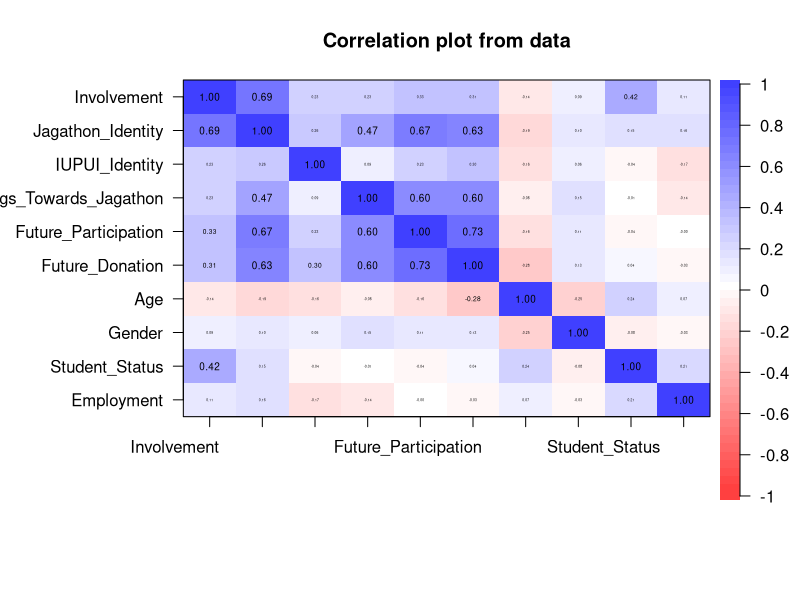
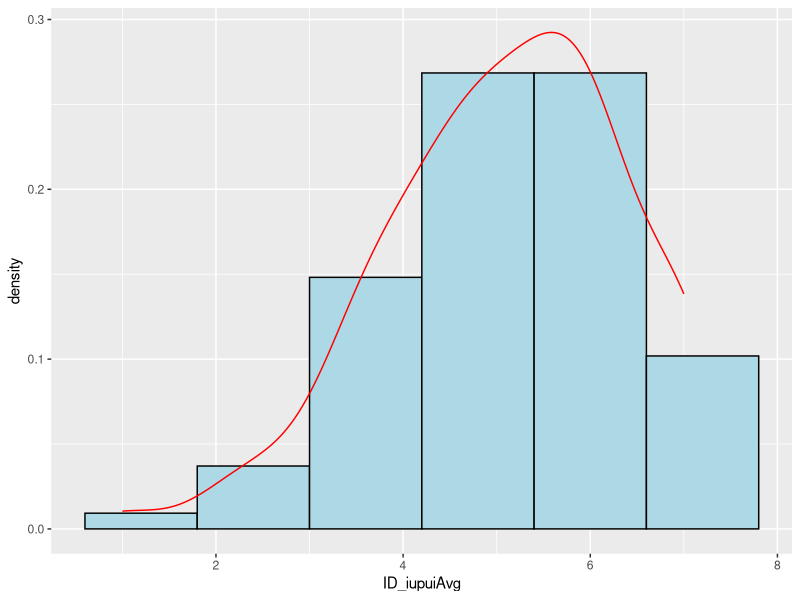
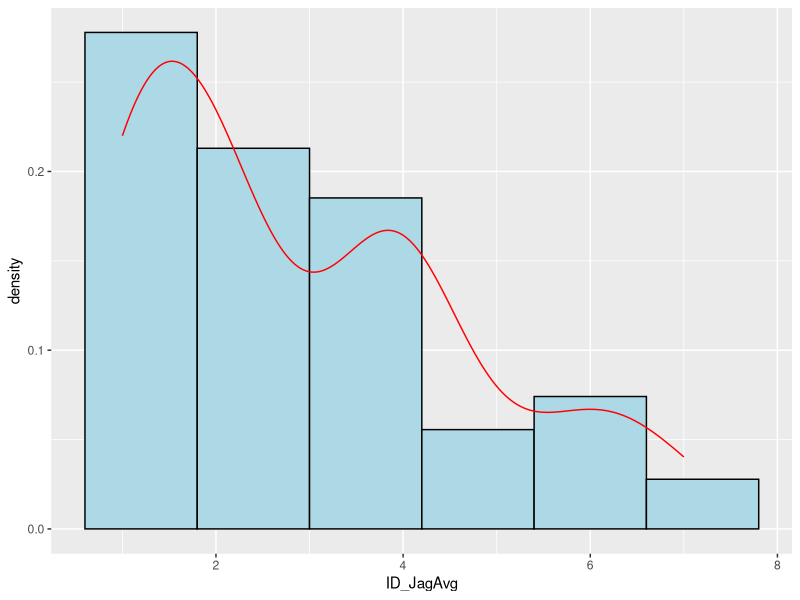
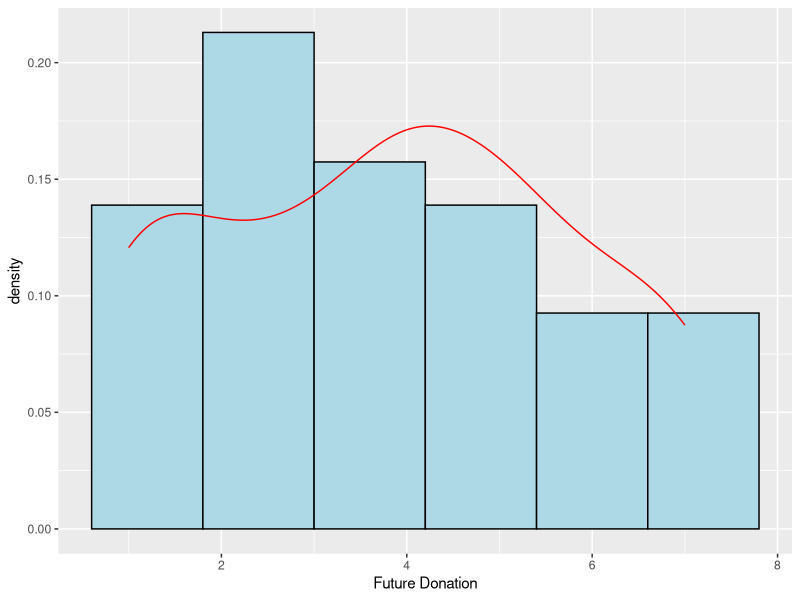
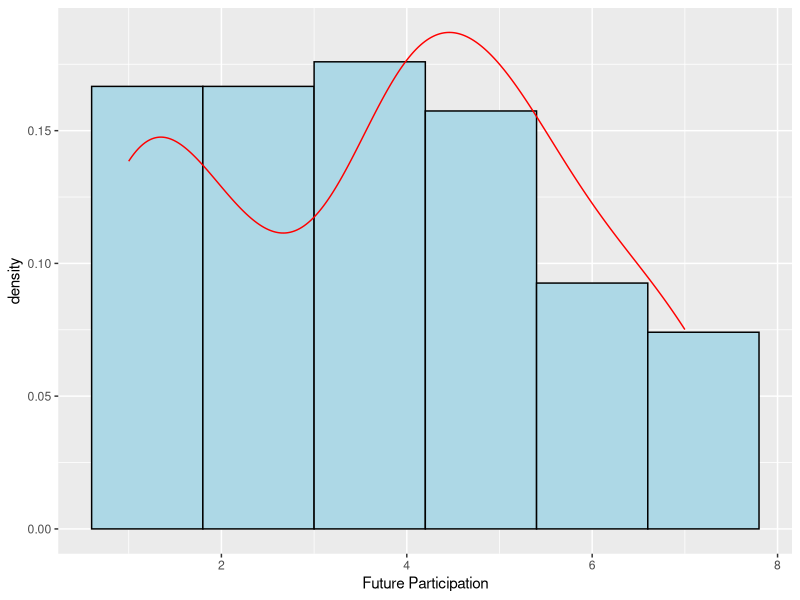
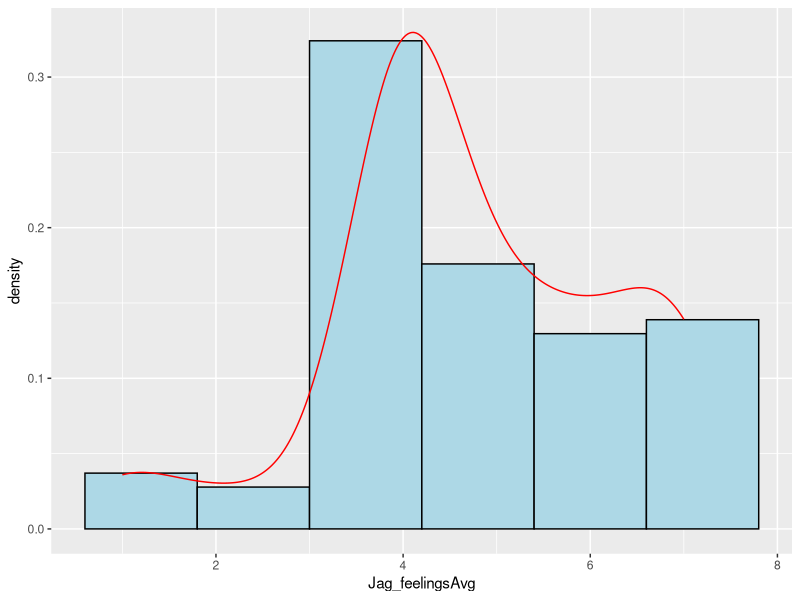

Recreate these plots in R, in order.
library(data.table)
library(dplyr)
library(psych)
library(ggplot2)

#read in data, create numeric only dataframe to be used in correlation plot
data = fread(file = 'Data/survey_clean.csv')
data_correlations = data %>% select(Jag_Assoc_Group, ID_JagAvg, ID_iupuiAvg, Jag_feelingsAvg, 
                                    Future_part:Gender, iupuiStatus, Employment)

#create correlation plot
colnames(data_correlations) = c('Involvement', 'Jagathon_Identity', 'IUPUI_Identity',
                                  'Feelings_Towards_Jagathon', 'Future_Participation', 'Future_Donation',
                                  'Age', 'Gender', 'Student_Status', 'Employment')
corPlot(data_correlations, cex = 0.4)

data = data %>% rename(`Future Participation` = Future_part, `Future Donation` = Future_donate)

#distribution of variables
ggplot(data, aes(x = ID_iupuiAvg)) + 
  geom_histogram(aes(y = ..density..), color = 'black', fill = 'light blue', bins = 6) +
  geom_density(alpha = 0.05, color = 'red')

ggplot(data, aes(x = ID_JagAvg)) + 
  geom_histogram(aes(y = ..density..), color = 'black', fill = 'light blue', bins = 6) +
  geom_density(alpha = 0.05, color = 'red')

ggplot(data, aes(x = `Future Donation`)) + 
  geom_histogram(aes(y = ..density..), color = 'black', fill = 'light blue', bins = 6) +
  geom_density(alpha = 0.05, color = 'red')

describe(data$`Future Donation`)

ggplot(data, aes(x = `Future Participation`)) + 
  geom_histogram(aes(y = ..density..), color = 'black', fill = 'light blue', bins = 6) +
  geom_density(alpha = 0.05, color = 'red')

describe(data$`Future Participation`)

ggplot(data, aes(x = Jag_feelingsAvg)) + 
  geom_histogram(aes(y = ..density..), color = 'black', fill = 'light blue', bins = 6) +
  geom_density(alpha = 0.05, color = 'red')

describe(data$Jag_feelingsAvg)

describe(data$Age)

data_factored = fread(file = 'Data/surveyFactors.csv')

data_factored$Involvement = factor(data_factored$Involvement)

table(data_factored$Involvement)




